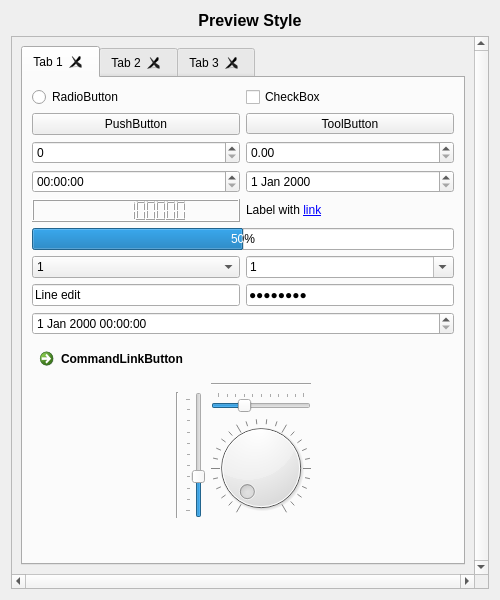
<?xml version="1.0" encoding="UTF-8"?>
<ui version="4.0">
 <class>PreviewerQSS</class>
 <widget class="QWidget" name="PreviewerQSS">
  <property name="geometry">
   <rect>
    <x>0</x>
    <y>0</y>
    <width>500</width>
    <height>600</height>
   </rect>
  </property>
  <property name="windowTitle">
   <string/>
  </property>
  <layout class="QVBoxLayout" name="verticalLayout">
   <item>
    <widget class="QLabel" name="previewLabel">
     <property name="font">
      <font>
       <pointsize>12</pointsize>
       <weight>75</weight>
       <bold>true</bold>
      </font>
     </property>
     <property name="text">
      <string>Preview Style</string>
     </property>
     <property name="alignment">
      <set>Qt::AlignCenter</set>
     </property>
    </widget>
   </item>
   <item>
    <widget class="QScrollArea" name="scrollArea">
     <property name="verticalScrollBarPolicy">
      <enum>Qt::ScrollBarAlwaysOn</enum>
     </property>
     <property name="horizontalScrollBarPolicy">
      <enum>Qt::ScrollBarAlwaysOn</enum>
     </property>
     <property name="widgetResizable">
      <bool>true</bool>
     </property>
     <widget class="QWidget" name="scrollAreaWidgetContents">
      <property name="geometry">
       <rect>
        <x>0</x>
        <y>0</y>
        <width>463</width>
        <height>538</height>
       </rect>
      </property>
      <layout class="QVBoxLayout" name="verticalLayout_2">
       <item>
        <widget class="QTabWidget" name="tabWidget">
         <property name="currentIndex">
          <number>0</number>
         </property>
         <property name="tabsClosable">
          <bool>true</bool>
         </property>
         <widget class="QWidget" name="tab_1">
          <attribute name="title">
           <string notr="true">Tab 1</string>
          </attribute>
          <layout class="QVBoxLayout" name="verticalLayout_4">
           <item>
            <layout class="QGridLayout" name="gridLayout_4">
             <item row="0" column="0">
              <widget class="QRadioButton" name="radioButton">
               <property name="text">
                <string notr="true">RadioButton</string>
               </property>
              </widget>
             </item>
             <item row="0" column="1">
              <widget class="QCheckBox" name="checkBox">
               <property name="text">
                <string notr="true">CheckBox</string>
               </property>
               <property name="tristate">
                <bool>true</bool>
               </property>
              </widget>
             </item>
             <item row="1" column="0">
              <widget class="QPushButton" name="pushButton">
               <property name="sizePolicy">
                <sizepolicy hsizetype="MinimumExpanding" vsizetype="Fixed">
                 <horstretch>0</horstretch>
                 <verstretch>0</verstretch>
                </sizepolicy>
               </property>
               <property name="text">
                <string notr="true">PushButton</string>
               </property>
              </widget>
             </item>
             <item row="1" column="1">
              <widget class="QToolButton" name="toolButton">
               <property name="sizePolicy">
                <sizepolicy hsizetype="MinimumExpanding" vsizetype="Fixed">
                 <horstretch>0</horstretch>
                 <verstretch>0</verstretch>
                </sizepolicy>
               </property>
               <property name="text">
                <string notr="true">ToolButton</string>
               </property>
               <property name="popupMode">
                <enum>QToolButton::InstantPopup</enum>
               </property>
              </widget>
             </item>
             <item row="2" column="0">
              <widget class="QSpinBox" name="spinBox"/>
             </item>
             <item row="2" column="1">
              <widget class="QDoubleSpinBox" name="doubleSpinBox"/>
             </item>
             <item row="3" column="0">
              <widget class="QTimeEdit" name="timeEdit"/>
             </item>
             <item row="3" column="1">
              <widget class="QDateEdit" name="dateEdit"/>
             </item>
             <item row="4" column="0">
              <widget class="QLCDNumber" name="lcdNumber">
               <property name="digitCount">
                <number>10</number>
               </property>
               <property name="intValue" stdset="0">
                <number>1234567890</number>
               </property>
              </widget>
             </item>
             <item row="4" column="1">
              <widget class="QLabel" name="label">
               <property name="text">
                <string notr="true">Label with &lt;a href=&quot;http://google.com&quot;&gt;link&lt;/a&gt;</string>
               </property>
              </widget>
             </item>
            </layout>
           </item>
           <item>
            <layout class="QVBoxLayout" name="verticalLayout_3">
             <item>
              <widget class="QProgressBar" name="progressBar">
               <property name="maximum">
                <number>20</number>
               </property>
               <property name="value">
                <number>10</number>
               </property>
              </widget>
             </item>
             <item>
              <layout class="QHBoxLayout" name="horizontalLayout">
               <item>
                <widget class="QComboBox" name="readOnlyComboBox">
                 <property name="sizePolicy">
                  <sizepolicy hsizetype="MinimumExpanding" vsizetype="Fixed">
                   <horstretch>0</horstretch>
                   <verstretch>0</verstretch>
                  </sizepolicy>
                 </property>
                 <item>
                  <property name="text">
                   <string notr="true">1</string>
                  </property>
                 </item>
                 <item>
                  <property name="text">
                   <string notr="true">2</string>
                  </property>
                 </item>
                 <item>
                  <property name="text">
                   <string notr="true">3</string>
                  </property>
                 </item>
                </widget>
               </item>
               <item>
                <widget class="QComboBox" name="editableComboBox">
                 <property name="sizePolicy">
                  <sizepolicy hsizetype="MinimumExpanding" vsizetype="Fixed">
                   <horstretch>0</horstretch>
                   <verstretch>0</verstretch>
                  </sizepolicy>
                 </property>
                 <property name="editable">
                  <bool>true</bool>
                 </property>
                 <item>
                  <property name="text">
                   <string notr="true">1</string>
                  </property>
                 </item>
                 <item>
                  <property name="text">
                   <string notr="true">2</string>
                  </property>
                 </item>
                 <item>
                  <property name="text">
                   <string notr="true">3</string>
                  </property>
                 </item>
                </widget>
               </item>
              </layout>
             </item>
             <item>
              <layout class="QHBoxLayout" name="horizontalLayout_4">
               <item>
                <widget class="QLineEdit" name="lineEdit">
                 <property name="text">
                  <string notr="true">Line edit</string>
                 </property>
                </widget>
               </item>
               <item>
                <widget class="QLineEdit" name="passwordEdit">
                 <property name="text">
                  <string notr="true">Password</string>
                 </property>
                 <property name="echoMode">
                  <enum>QLineEdit::Password</enum>
                 </property>
                </widget>
               </item>
              </layout>
             </item>
             <item>
              <widget class="QDateTimeEdit" name="dateTimeEdit"/>
             </item>
             <item>
              <widget class="QCommandLinkButton" name="commandLinkButton">
               <property name="text">
                <string notr="true">CommandLinkButton</string>
               </property>
              </widget>
             </item>
            </layout>
           </item>
           <item>
            <layout class="QHBoxLayout" name="horizontalLayout_2">
             <item>
              <spacer name="horizontalSpacer">
               <property name="orientation">
                <enum>Qt::Horizontal</enum>
               </property>
               <property name="sizeHint" stdset="0">
                <size>
                 <width>40</width>
                 <height>20</height>
                </size>
               </property>
              </spacer>
             </item>
             <item>
              <layout class="QGridLayout" name="gridLayout">
               <item row="0" column="2">
                <widget class="Line" name="horizontalLine">
                 <property name="orientation">
                  <enum>Qt::Horizontal</enum>
                 </property>
                </widget>
               </item>
               <item row="1" column="0" rowspan="2">
                <widget class="Line" name="verticalLine">
                 <property name="orientation">
                  <enum>Qt::Vertical</enum>
                 </property>
                </widget>
               </item>
               <item row="1" column="1" rowspan="2">
                <widget class="QSlider" name="verticalSlider">
                 <property name="value">
                  <number>30</number>
                 </property>
                 <property name="orientation">
                  <enum>Qt::Vertical</enum>
                 </property>
                 <property name="tickPosition">
                  <enum>QSlider::TicksAbove</enum>
                 </property>
                </widget>
               </item>
               <item row="1" column="2">
                <widget class="QSlider" name="horizontalSlider">
                 <property name="sizePolicy">
                  <sizepolicy hsizetype="Minimum" vsizetype="Fixed">
                   <horstretch>0</horstretch>
                   <verstretch>0</verstretch>
                  </sizepolicy>
                 </property>
                 <property name="value">
                  <number>30</number>
                 </property>
                 <property name="orientation">
                  <enum>Qt::Horizontal</enum>
                 </property>
                 <property name="tickPosition">
                  <enum>QSlider::TicksAbove</enum>
                 </property>
                </widget>
               </item>
               <item row="2" column="2">
                <widget class="QDial" name="dial">
                 <property name="notchesVisible">
                  <bool>true</bool>
                 </property>
                </widget>
               </item>
              </layout>
             </item>
             <item>
              <spacer name="horizontalSpacer_2">
               <property name="orientation">
                <enum>Qt::Horizontal</enum>
               </property>
               <property name="sizeHint" stdset="0">
                <size>
                 <width>0</width>
                 <height>20</height>
                </size>
               </property>
              </spacer>
             </item>
            </layout>
           </item>
           <item>
            <spacer name="verticalSpacer">
             <property name="orientation">
              <enum>Qt::Vertical</enum>
             </property>
             <property name="sizeHint" stdset="0">
              <size>
               <width>20</width>
               <height>0</height>
              </size>
             </property>
            </spacer>
           </item>
          </layout>
         </widget>
         <widget class="QWidget" name="tab_2">
          <attribute name="title">
           <string notr="true">Tab 2</string>
          </attribute>
          <layout class="QGridLayout" name="gridLayout_2">
           <item row="0" column="0">
            <widget class="QListWidget" name="listWidget">
             <property name="alternatingRowColors">
              <bool>true</bool>
             </property>
             <property name="selectionMode">
              <enum>QAbstractItemView::ExtendedSelection</enum>
             </property>
             <item>
              <property name="text">
               <string notr="true">I1</string>
              </property>
              <property name="icon">
               <iconset>
                <normaloff>:/images/battery.png</normaloff>:/images/battery.png</iconset>
              </property>
             </item>
             <item>
              <property name="text">
               <string notr="true">I2</string>
              </property>
              <property name="icon">
               <iconset>
                <normaloff>:/images/image-sunset.png</normaloff>:/images/image-sunset.png</iconset>
              </property>
             </item>
             <item>
              <property name="text">
               <string notr="true">I3</string>
              </property>
              <property name="icon">
               <iconset>
                <normaloff>:/images/user.png</normaloff>:/images/user.png</iconset>
              </property>
             </item>
             <item>
              <property name="text">
               <string notr="true">I4</string>
              </property>
             </item>
             <item>
              <property name="text">
               <string notr="true">I5</string>
              </property>
             </item>
             <item>
              <property name="text">
               <string notr="true">I6</string>
              </property>
             </item>
             <item>
              <property name="text">
               <string notr="true">I7</string>
              </property>
             </item>
             <item>
              <property name="text">
               <string notr="true">I8</string>
              </property>
             </item>
             <item>
              <property name="text">
               <string notr="true">I9</string>
              </property>
             </item>
             <item>
              <property name="text">
               <string notr="true">I10</string>
              </property>
             </item>
             <item>
              <property name="text">
               <string notr="true">I11</string>
              </property>
             </item>
             <item>
              <property name="text">
               <string notr="true">I12</string>
              </property>
             </item>
             <item>
              <property name="text">
               <string notr="true">I14</string>
              </property>
             </item>
             <item>
              <property name="text">
               <string notr="true">I15</string>
              </property>
             </item>
             <item>
              <property name="text">
               <string notr="true">I16</string>
              </property>
             </item>
             <item>
              <property name="text">
               <string notr="true">I17</string>
              </property>
             </item>
             <item>
              <property name="text">
               <string notr="true">I18</string>
              </property>
             </item>
             <item>
              <property name="text">
               <string notr="true">I19</string>
              </property>
             </item>
             <item>
              <property name="text">
               <string notr="true">I20</string>
              </property>
             </item>
            </widget>
           </item>
           <item row="0" column="1">
            <widget class="QListWidget" name="iconsListWidget">
             <property name="alternatingRowColors">
              <bool>true</bool>
             </property>
             <property name="selectionMode">
              <enum>QAbstractItemView::ExtendedSelection</enum>
             </property>
             <property name="viewMode">
              <enum>QListView::IconMode</enum>
             </property>
             <property name="sortingEnabled">
              <bool>true</bool>
             </property>
            </widget>
           </item>
           <item row="1" column="0">
            <widget class="QTableWidget" name="table">
             <property name="alternatingRowColors">
              <bool>true</bool>
             </property>
             <property name="sortingEnabled">
              <bool>true</bool>
             </property>
             <attribute name="horizontalHeaderShowSortIndicator" stdset="0">
              <bool>true</bool>
             </attribute>
             <attribute name="verticalHeaderShowSortIndicator" stdset="0">
              <bool>true</bool>
             </attribute>
             <row>
              <property name="text">
               <string notr="true">R1</string>
              </property>
             </row>
             <row>
              <property name="text">
               <string notr="true">R2</string>
              </property>
             </row>
             <row>
              <property name="text">
               <string notr="true">R3</string>
              </property>
             </row>
             <column>
              <property name="text">
               <string notr="true">C1</string>
              </property>
             </column>
             <column>
              <property name="text">
               <string notr="true">C2</string>
              </property>
             </column>
             <item row="0" column="0">
              <property name="text">
               <string notr="true">1,1</string>
              </property>
             </item>
             <item row="0" column="1">
              <property name="text">
               <string notr="true">1,2</string>
              </property>
             </item>
             <item row="1" column="0">
              <property name="text">
               <string notr="true">2,1</string>
              </property>
             </item>
             <item row="1" column="1">
              <property name="text">
               <string notr="true">2,2</string>
              </property>
             </item>
             <item row="2" column="0">
              <property name="text">
               <string notr="true">3,1</string>
              </property>
              <property name="flags">
               <set>ItemIsSelectable|ItemIsDragEnabled|ItemIsUserCheckable</set>
              </property>
             </item>
             <item row="2" column="1">
              <property name="text">
               <string notr="true">2,3</string>
              </property>
              <property name="flags">
               <set>ItemIsSelectable|ItemIsDragEnabled|ItemIsUserCheckable</set>
              </property>
             </item>
            </widget>
           </item>
           <item row="1" column="1">
            <widget class="QTreeWidget" name="tree">
             <property name="alternatingRowColors">
              <bool>true</bool>
             </property>
             <property name="selectionMode">
              <enum>QAbstractItemView::ExtendedSelection</enum>
             </property>
             <property name="allColumnsShowFocus">
              <bool>true</bool>
             </property>
             <attribute name="headerShowSortIndicator" stdset="0">
              <bool>true</bool>
             </attribute>
             <column>
              <property name="text">
               <string notr="true">C1</string>
              </property>
             </column>
             <column>
              <property name="text">
               <string notr="true">C2</string>
              </property>
             </column>
             <item>
              <property name="text">
               <string notr="true">R1</string>
              </property>
              <property name="text">
               <string notr="true"/>
              </property>
              <item>
               <property name="text">
                <string notr="true">C1</string>
               </property>
               <property name="checkState">
                <enum>Checked</enum>
               </property>
               <property name="text">
                <string notr="true">X1</string>
               </property>
               <property name="checkState">
                <enum>Checked</enum>
               </property>
              </item>
              <item>
               <property name="text">
                <string notr="true">C2</string>
               </property>
               <property name="checkState">
                <enum>PartiallyChecked</enum>
               </property>
               <property name="text">
                <string notr="true">X2</string>
               </property>
               <property name="checkState">
                <enum>PartiallyChecked</enum>
               </property>
              </item>
              <item>
               <property name="text">
                <string notr="true">C3</string>
               </property>
               <property name="text">
                <string notr="true">X3</string>
               </property>
               <property name="flags">
                <set>ItemIsSelectable|ItemIsDragEnabled|ItemIsUserCheckable</set>
               </property>
              </item>
             </item>
             <item>
              <property name="text">
               <string notr="true">R2</string>
              </property>
              <property name="flags">
               <set>ItemIsSelectable|ItemIsDragEnabled|ItemIsUserCheckable</set>
              </property>
             </item>
            </widget>
           </item>
          </layout>
         </widget>
         <widget class="QWidget" name="tab_3">
          <attribute name="title">
           <string notr="true">Tab 3</string>
          </attribute>
          <layout class="QGridLayout" name="gridLayout_8">
           <item row="0" column="0">
            <widget class="QTextBrowser" name="textBrowser">
             <property name="undoRedoEnabled">
              <bool>true</bool>
             </property>
             <property name="html">
              <string notr="true">&lt;!DOCTYPE HTML PUBLIC &quot;-//W3C//DTD HTML 4.0//EN&quot; &quot;http://www.w3.org/TR/REC-html40/strict.dtd&quot;&gt;
&lt;html&gt;&lt;head&gt;&lt;meta name=&quot;qrichtext&quot; content=&quot;1&quot; /&gt;&lt;style type=&quot;text/css&quot;&gt;
p, li { white-space: pre-wrap; }
&lt;/style&gt;&lt;/head&gt;&lt;body style=&quot; font-family:'MS Shell Dlg 2'; font-size:8.25pt; font-weight:400; font-style:normal;&quot;&gt;
&lt;p style=&quot; margin-top:0px; margin-bottom:0px; margin-left:0px; margin-right:0px; -qt-block-indent:0; text-indent:0px;&quot;&gt;&lt;span style=&quot; font-size:10pt;&quot;&gt;Text &lt;/span&gt;&lt;span style=&quot; font-size:10pt; font-weight:600;&quot;&gt;browser&lt;/span&gt;&lt;span style=&quot; font-size:10pt;&quot;&gt; &lt;/span&gt;&lt;span style=&quot; font-size:10pt; font-style:italic;&quot;&gt;with&lt;/span&gt;&lt;span style=&quot; font-size:10pt;&quot;&gt; &lt;/span&gt;&lt;span style=&quot; font-size:10pt; text-decoration: underline;&quot;&gt;some&lt;/span&gt;&lt;span style=&quot; font-size:10pt;&quot;&gt; &lt;/span&gt;&lt;span style=&quot; font-size:10pt; font-weight:600; font-style:italic;&quot;&gt;text &lt;/span&gt;&lt;span style=&quot; font-size:10pt;&quot;&gt;and &lt;/span&gt;&lt;a href=&quot;http://google.com&quot;&gt;&lt;span style=&quot; font-size:10pt; text-decoration: underline; color:#0000ff;&quot;&gt;links&lt;/span&gt;&lt;/a&gt;&lt;/p&gt;&lt;/body&gt;&lt;/html&gt;</string>
             </property>
             <property name="openLinks">
              <bool>false</bool>
             </property>
            </widget>
           </item>
           <item row="0" column="1">
            <widget class="QTextEdit" name="textEdit">
             <property name="html">
              <string notr="true">&lt;!DOCTYPE HTML PUBLIC &quot;-//W3C//DTD HTML 4.0//EN&quot; &quot;http://www.w3.org/TR/REC-html40/strict.dtd&quot;&gt;
&lt;html&gt;&lt;head&gt;&lt;meta name=&quot;qrichtext&quot; content=&quot;1&quot; /&gt;&lt;style type=&quot;text/css&quot;&gt;
p, li { white-space: pre-wrap; }
&lt;/style&gt;&lt;/head&gt;&lt;body style=&quot; font-family:'MS Shell Dlg 2'; font-size:8.25pt; font-weight:400; font-style:normal;&quot;&gt;
&lt;p style=&quot; margin-top:0px; margin-bottom:0px; margin-left:0px; margin-right:0px; -qt-block-indent:0; text-indent:0px;&quot;&gt;&lt;span style=&quot; font-size:10pt;&quot;&gt;Text edit&lt;/span&gt;&lt;/p&gt;&lt;/body&gt;&lt;/html&gt;</string>
             </property>
            </widget>
           </item>
           <item row="0" column="2">
            <widget class="QCalendarWidget" name="calendarWidget"/>
           </item>
           <item row="1" column="0" colspan="3">
            <widget class="QGroupBox" name="groupBox">
             <property name="sizePolicy">
              <sizepolicy hsizetype="Preferred" vsizetype="Preferred">
               <horstretch>1</horstretch>
               <verstretch>0</verstretch>
              </sizepolicy>
             </property>
             <property name="title">
              <string notr="true">GroupBox</string>
             </property>
             <layout class="QGridLayout" name="gridLayout_3">
              <item row="0" column="0">
               <widget class="QScrollArea" name="scrollArea_2">
                <property name="widgetResizable">
                 <bool>true</bool>
                </property>
                <widget class="QWidget" name="scrollAreaWidgetContents_2">
                 <property name="geometry">
                  <rect>
                   <x>0</x>
                   <y>0</y>
                   <width>399</width>
                   <height>275</height>
                  </rect>
                 </property>
                 <layout class="QGridLayout" name="gridLayout_9">
                  <item row="0" column="1">
                   <widget class="QFrame" name="frame">
                    <property name="sizePolicy">
                     <sizepolicy hsizetype="Preferred" vsizetype="Preferred">
                      <horstretch>1</horstretch>
                      <verstretch>0</verstretch>
                     </sizepolicy>
                    </property>
                    <property name="frameShape">
                     <enum>QFrame::StyledPanel</enum>
                    </property>
                    <property name="frameShadow">
                     <enum>QFrame::Raised</enum>
                    </property>
                    <layout class="QGridLayout" name="gridLayout_10">
                     <item row="0" column="0">
                      <widget class="QLabel" name="label_2">
                       <property name="text">
                        <string notr="true">Frame</string>
                       </property>
                      </widget>
                     </item>
                     <item row="1" column="0">
                      <spacer name="verticalSpacer_2">
                       <property name="orientation">
                        <enum>Qt::Vertical</enum>
                       </property>
                       <property name="sizeHint" stdset="0">
                        <size>
                         <width>20</width>
                         <height>46</height>
                        </size>
                       </property>
                      </spacer>
                     </item>
                    </layout>
                   </widget>
                  </item>
                  <item row="0" column="0" rowspan="2">
                   <widget class="QToolBox" name="toolBox">
                    <property name="currentIndex">
                     <number>0</number>
                    </property>
                    <widget class="QWidget" name="page">
                     <property name="geometry">
                      <rect>
                       <x>0</x>
                       <y>0</y>
                       <width>69</width>
                       <height>203</height>
                      </rect>
                     </property>
                     <attribute name="label">
                      <string notr="true">Toolbox1</string>
                     </attribute>
                    </widget>
                    <widget class="QWidget" name="page_2">
                     <property name="geometry">
                      <rect>
                       <x>0</x>
                       <y>0</y>
                       <width>100</width>
                       <height>30</height>
                      </rect>
                     </property>
                     <attribute name="label">
                      <string notr="true">Toolbox2</string>
                     </attribute>
                    </widget>
                   </widget>
                  </item>
                  <item row="0" column="2">
                   <widget class="QDockWidget" name="dockWidget">
                    <property name="sizePolicy">
                     <sizepolicy hsizetype="Preferred" vsizetype="Preferred">
                      <horstretch>1</horstretch>
                      <verstretch>1</verstretch>
                     </sizepolicy>
                    </property>
                    <property name="windowTitle">
                     <string notr="true">Dock widget</string>
                    </property>
                    <widget class="QWidget" name="dockWidgetContents_3"/>
                   </widget>
                  </item>
                  <item row="1" column="1" colspan="2">
                   <widget class="QMdiArea" name="mdiArea">
                    <property name="sizePolicy">
                     <sizepolicy hsizetype="Expanding" vsizetype="Expanding">
                      <horstretch>0</horstretch>
                      <verstretch>2</verstretch>
                     </sizepolicy>
                    </property>
                   </widget>
                  </item>
                 </layout>
                </widget>
               </widget>
              </item>
             </layout>
            </widget>
           </item>
          </layout>
         </widget>
        </widget>
       </item>
      </layout>
     </widget>
    </widget>
   </item>
  </layout>
 </widget>
 <resources/>
 <connections/>
</ui>
